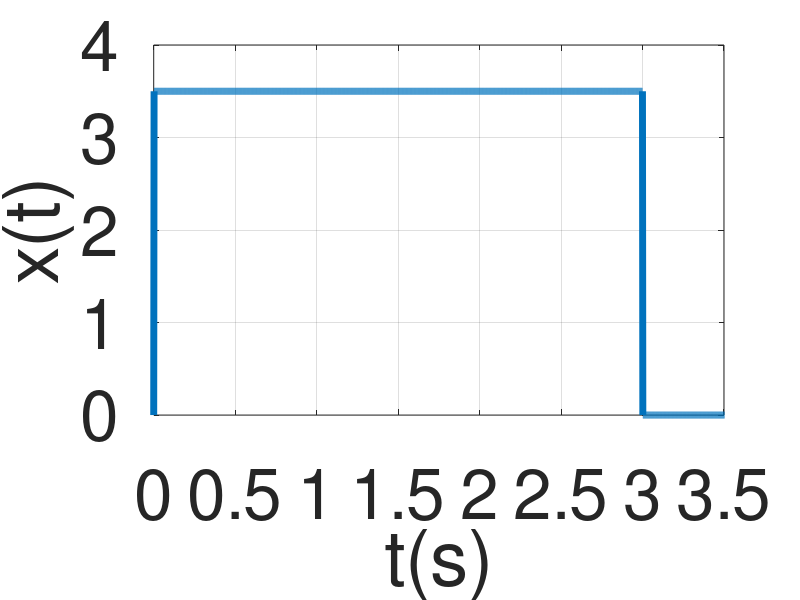
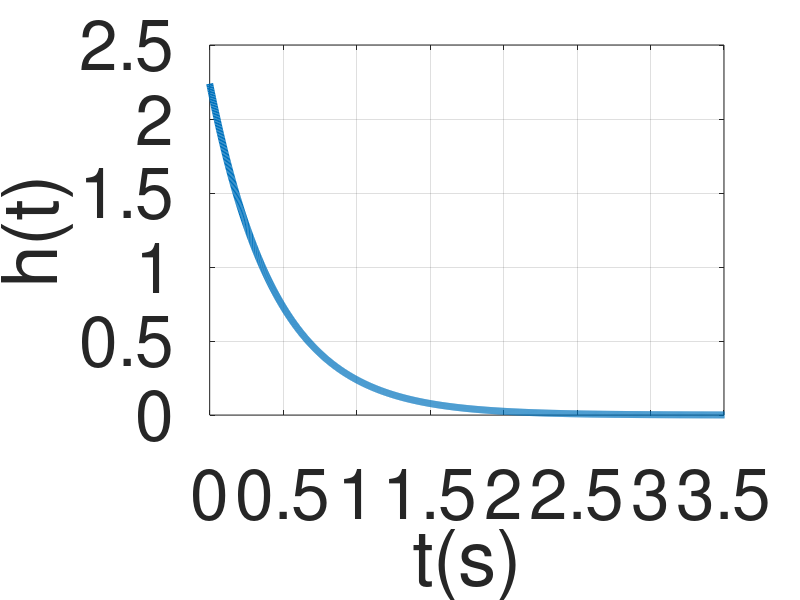
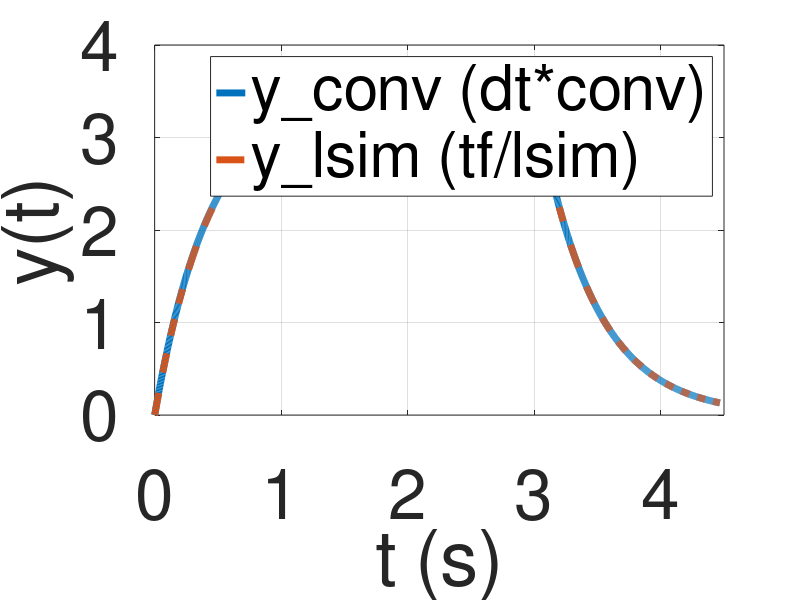
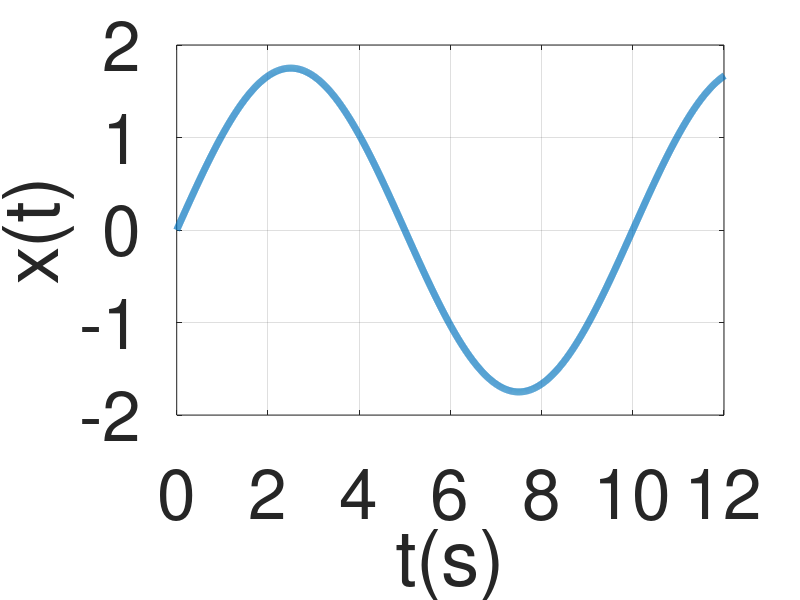

These charts were generated, in order, by the following MATLAB code:
clear; clc; close all;
%% ******************** PARAMETROS ******************** %%
% Montaje 
R = 4467;                                   % Resistencia en ohmios
C = 100e-6;                                 % Capacitancia en faradios
tau = R*C;                                  % Constante de tiempo Tau

% Señasl A: Pulso rectangular causal
V_0_A = 3.5;                                % Amplitud de la señal
T = 3;                                      % Duracion del pulso

% Señal C: Senoidal causal
V_0_C = 3.5/2;                              % Amplitud de la señal
T_C = 10;                                   % Periodo de la señal
f = 1/T_C;                                  % Frecuencia lineal
omega = 2*pi*f;                             % Frecuencia anguloar

% Simulacion
dt = tau/200;                               % Diferencial de tiempo
t_end_A = 10*tau;                           % Paso final señal A
t_A = 0:dt:t_end_A;                         % Valores de tiempo señal A
t_end_C = 30*tau;                           % Paso final señal C
t_C = 0:dt:t_end_C;                         % Valores de tiempo señal C

%% ******************** ENTRADAS ******************** %%
% Auxiliares para señal A
u_t_A = 1*(t_A > 0);                        % u(t)
u_T_A = 1*(t_A > T);                        % u(t - T)

% Auxiliares para señal C
u_t_C = 1*(t_C > 0);                        % u(t)
u_T_C = 1*(t_C > T);                        % u(t - T)

% Principales
x_A = V_0_A*(u_t_A - u_T_A);                % x_A(t) = V_0[u(t) - u(t - T)]
x_C = V_0_C*sin(omega*t_C).*u_t_C;         % x_C(t) = V_0*sind(omega*t)*u(t) 

%% ******************** RESPUESTA AL IMPULSO h(t) del sistema RC ******************** %%
% Para señal A
h_A = 1/(tau) * exp(-t_A/(tau));            % h(t) = (1/tau) e^{-t/tau} u(t)

% Para señal C
h_C = 1/(tau) * exp(-t_C/(tau));            % h(t) = (1/tau) e^{-t/tau} u(t)

% Convolución numérica (aprox. integral)
y_A_conv_full = dt*conv(x_A,h_A);
y_C_conv_full = dt*conv(x_C,h_C);

t_full = 0:dt:(length(y_A_conv_full)-1)*dt;
y_A_conv = y_A_conv_full(1:length(t_A));    % recorte a 0..10tau
y_C_conv = y_C_conv_full(1:length(t_C));    % recorte a 0..200tau

% Método por Laplace usando tf/lsim (equivalente a resolver el sistema)
s = tf('s');
H = 1/(tau*s + 1);
y_A_1sim = lsim(H, x_A, t_A);
y_C_1sim = lsim(H, x_C, t_C);

%% ******************** GRAFICAS ******************** %%
figure
plot(t_A, x_A, 'LineWidth', 5); grid on
xlabel('t(s)'); ylabel('x(t)')
%title('Entrada x_A(t)')
set(gca, 'FontSize', 50)
xlim([0 3.5]); ylim([0 4]);

figure
plot(t_A, h_A, 'LineWidth', 5); grid on
xlabel('t(s)'); ylabel('h(t)')
%title('Respuesta al impulso h(t)')
set(gca, 'FontSize', 50)
xlim([0 3.5]); ylim([0 2.5]);

figure
plot(t_A, y_A_conv, 'LineWidth', 5); hold on; grid on
plot(t_A, y_A_1sim, '--', 'LineWidth', 5);
xlabel('t (s)'); ylabel('y(t)')
%title('Salida: Convolución numérica vs tf/lsim')
set(gca, 'FontSize', 50)
legend('y\_conv (dt*conv)', 'y\_{lsim} (tf/lsim)', 'Location', 'best')
xlim([0 4.5]); ylim([0 4]);

figure
plot(t_C, x_C, 'LineWidth', 5); grid on
xlabel('t(s)'); ylabel('x(t)')
%title('Entrada x_C(t)')
set(gca, 'FontSize', 50)
xlim([0 12]); ylim([-2 2]);

figure
plot(t_C, y_C_conv, 'LineWidth', 5); hold on; grid on
plot(t_C, y_C_1sim, '--', 'LineWidth', 5);
xlabel('t (s)'); ylabel('y(t)')
%title('Salida: Convolución numérica vs tf/lsim')
set(gca, 'FontSize', 50)
legend('y\_conv (dt*conv)', 'y\_{lsim} (tf/lsim)', 'Location', 'best')
xlim([0 12]); ylim([-2 2]);

%% ******************** VALIDACION CUANTITATIVA ******************** %%
% Vectores columna para el error por señal
error_A_t = y_A_conv(:) - y_A_1sim(:);
error_C_t = y_C_conv(:) - y_C_1sim(:);

% Error maximo
e_A_max = max(abs(error_A_t));
e_C_max = max(abs(error_C_t));

% Error RMS
T_total = t_A(end); 
e_A_rms = sqrt( (1/T_total) * sum(error_A_t.^2) * dt);
T_total = t_C(end); 
e_C_rms = sqrt( (1/T_total) * sum(error_C_t.^2) * dt);

fprintf('Error Máximo Señal Pulso: %.4f\n', e_A_max);
fprintf('Error RMS Señal Pulso: %.4f\n', e_A_rms);
fprintf('Error Máximo Señal Senoidal: %.4f\n', e_C_max);
fprintf('Error RMS Señal Senoidal: %.4f\n', e_C_rms);
